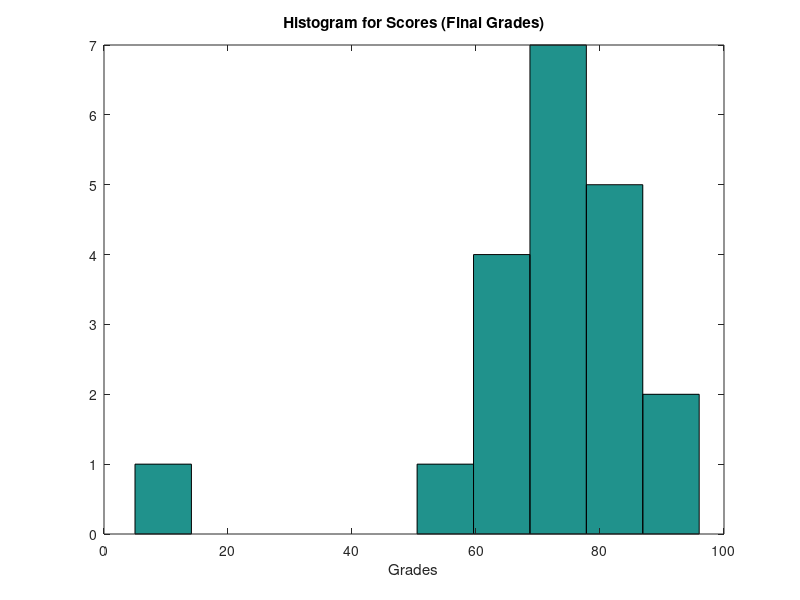

Source code (MATLAB):
% Script File: ch7p02.m
%
% Programmer: Cameron Carroll

clear; clc; clf;

G = [68 83 61 70 75 82 57 05 76 85 62 71 96 78 76 68 72 75 83 93];
G_sorted = sort(G);
disp 'Sorted Grades:';
disp '--------------';
fprintf('%g\n', G_sorted')
disp(char(10));

disp 'Element Count:';
disp '--------------';
fprintf('%g\n', numel(G)')
disp(char(10));

disp 'Highest Grade: (Location)';
disp '-------------------------';
[max_val loc] = max(G_sorted);
fprintf('%g at location: (%g) \n', max_val, loc);
disp(char(10));

disp 'Lowest Grade: (Location)';
disp '-----------------------';
[min_val loc] = min(G_sorted);
fprintf('%g at location: (%g) \n', min_val, loc);
disp(char(10));

disp 'Mean and Median:';
disp '--------------';
fprintf('%g and %g \n', mean(G), median(G))
disp(char(10));

disp 'Std. Dev and Variance:';
disp '---------------------';
fprintf('%g and %g \n', std(G), var(G))
disp(char(10));

hist(G);
title('Histogram for Scores (Final Grades)');
xlabel('Grades');